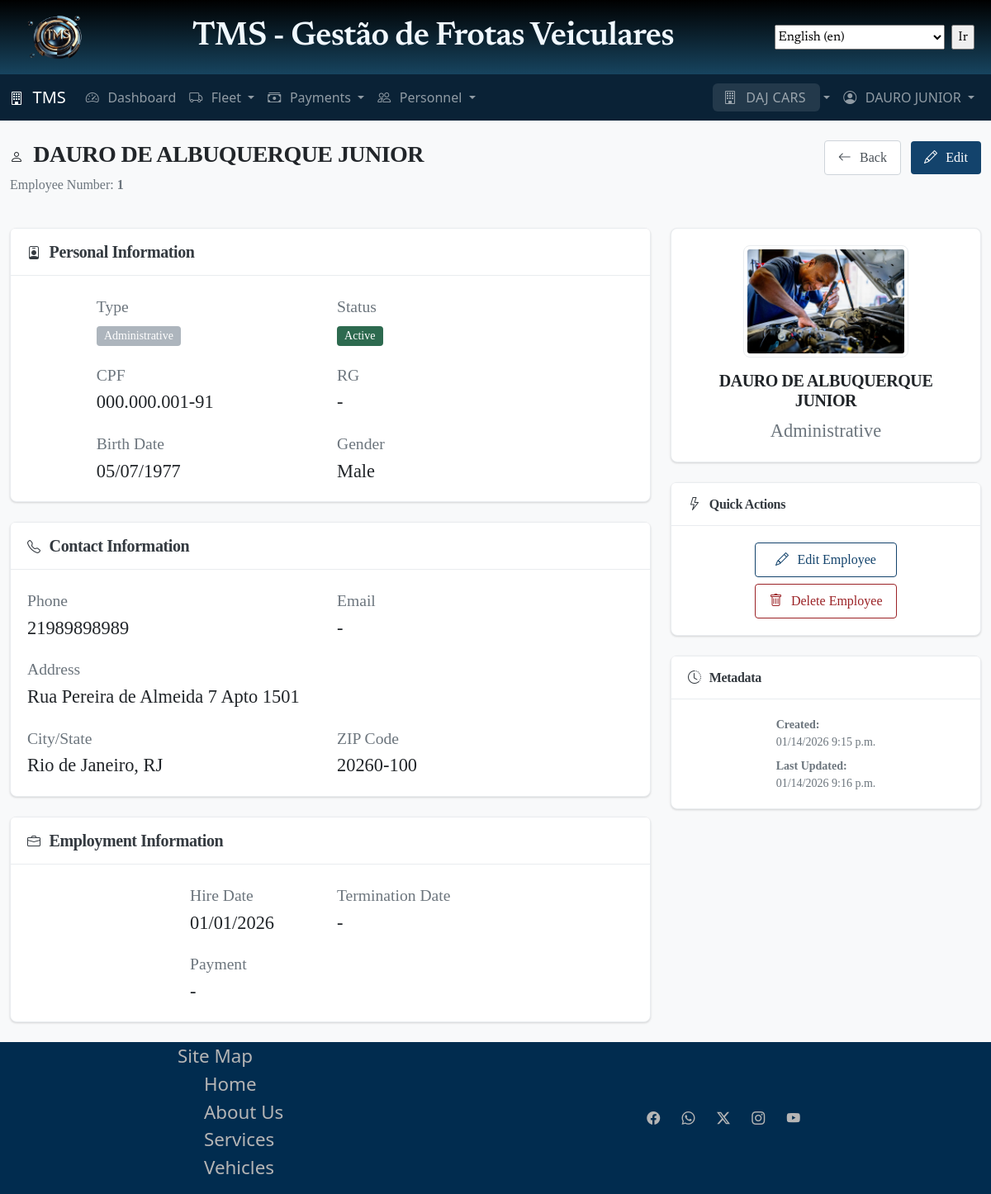
The page /personnel/employees/52d6a453-d47b-4cdf-8625-ae4e27cad888/ (signed in) on the database as committed earlier.
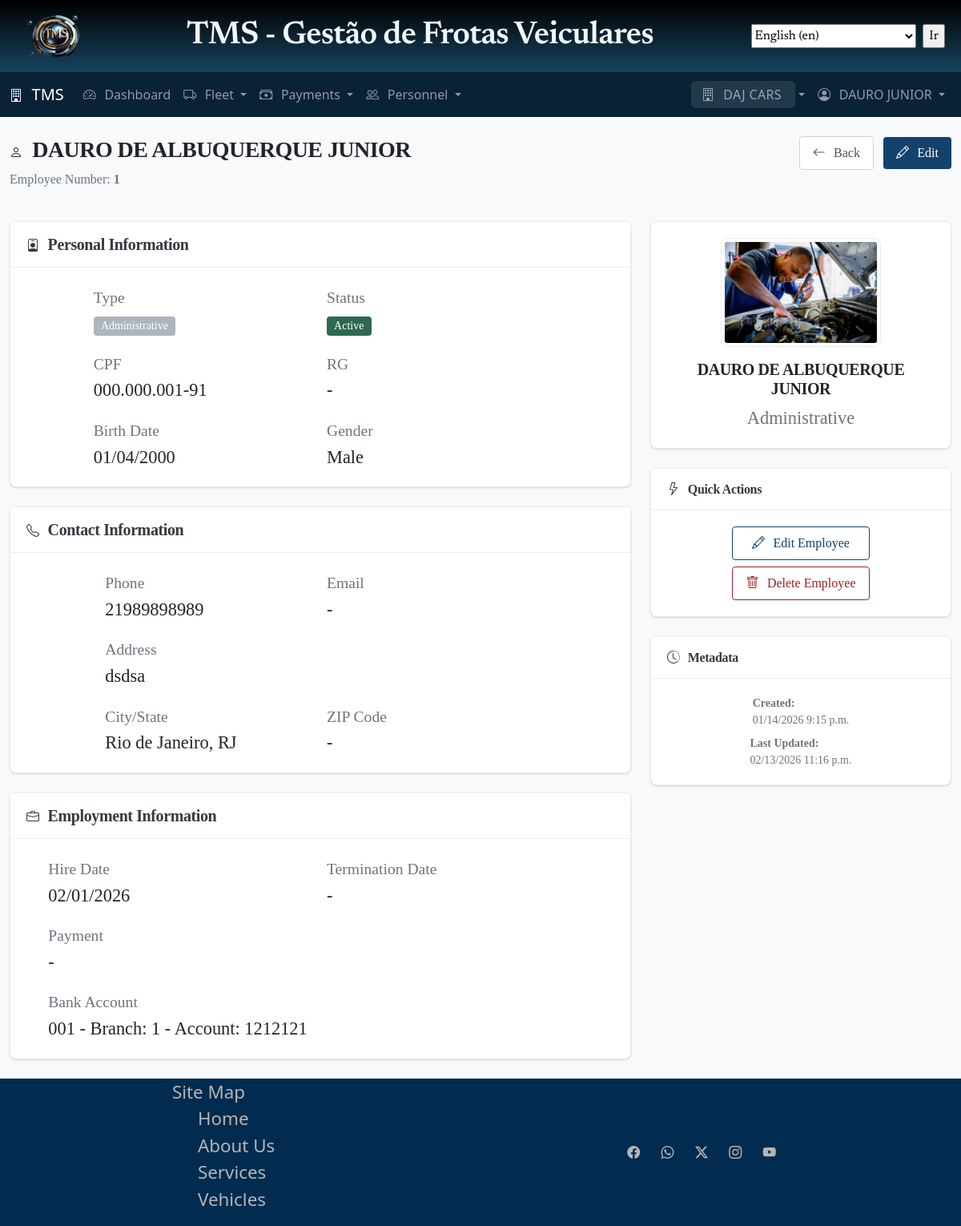
The same page on the database as committed later.
### personnel/models.py (models this page shows, shortened)
class Employee(TenantAwareModel):
    EMPLOYEE_TYPE_CHOICES = [
        ("driver", _("Driver")),
        ("security", _("Security Guard")),
        ("mechanic", _("Mechanic")),
        ("admin", _("Administrative")),
        ("helper", _("Helper")),
        ("other", _("Other")),
    ]
    STATUS_CHOICES = [
        ("active", _("Active")),
        ("on_leave", _("On Leave")),
        ("vacation", _("Vacation")),
        ("suspended", _("Suspended")),
        ("terminated", _("Terminated")),
    ]
    employee_type = models.CharField(
        max_length=20, choices=EMPLOYEE_TYPE_CHOICES, help_text=_("Type of employee")
    )
    full_name = models.CharField(max_length=200)
    cpf = models.CharField(
        max_length=14,
        unique=True,
        validators=[
            RegexValidator(
                r"^\d{3}\.\d{3}\.\d{3}-\d{2}$", "Enter a valid CPF (000.000.000-00)"
            )
        ],
        help_text=_("CPF number"),
    )
    rg = models.CharField(max_length=20, blank=True, help_text=_("RG (Identity card)"))
    birth_date = models.DateField(verbose_name=_('Date of Birth'))
    gender = models.CharField(
        max_length=10,
        choices=[
            ("male", _("Male")),
            ("female", _("Female")),
            ("other", _("Other")),
        ],
        blank=True,
    )
    phone = models.CharField(max_length=20)
    email = models.EmailField(blank=True)
    address = models.TextField()
    city = models.CharField(max_length=100, blank=True)
    state = models.CharField(max_length=2, blank=True)
    zip_code = models.CharField(max_length=10, blank=True)
    employee_number = models.CharField(
        max_length=20, unique=True, help_text=_("Internal employee ID/number")
    )
    hire_date = models.DateField()
    termination_date = models.DateField(blank=True, null=True)
    status = models.CharField(max_length=20, choices=STATUS_CHOICES, default="active")
    salary = models.DecimalField(
        max_digits=10,
        decimal_places=2,
        blank=True,
        null=True,
        help_text=_("Monthly salary"),
    )
    payment_cycle = models.CharField(
        max_length=20,
        choices=[
            ("monthly", _("Monthly")),
            ("hourly", _("Hourly")),
            ("daily", _("Daily")),
            ("commission", _("Commission")),
        ],
        default="monthly",
        blank=True,
        null=True,
    )
    payment_method = models.CharField(
        max_length=20,
        choices=[
            ("bank_transfer", _("Bank Transfer")),
            ('cash', _('Cash')),
            ('check', _('Check')),
            ('other', _('Other'))
        ],
        default="bank_transfer",
        verbose_name=_("Payment Method"),
        blank=True,
        null=True,
    )
    bank_name = models.CharField(max_length=100, blank=True)
    bank_branch = models.CharField(max_length=10, blank=True)
    bank_account = models.CharField(max_length=20, blank=True)
    emergency_contact_name = models.CharField(max_length=200, blank=True)
    emergency_contact_relationship = models.CharField(max_length=50, blank=True)
    emergency_contact_phone = models.CharField(max_length=20, blank=True)
    photo = models.ImageField(
        upload_to="personnel/photos/",
        blank=True,
        null=True,
        help_text=_("Employee photo"),
    )
    notes = models.TextField(blank=True)
    class Meta:
        ordering = ["full_name"]
        verbose_name = _("Employee")
        verbose_name_plural = _("Employees")
        indexes = [
            models.Index(fields=["tenant", "status"]),
            models.Index(fields=["tenant", "employee_type"]),
            models.Index(fields=["cpf"]),
            models.Index(fields=["employee_number"]),
            models.Index(fields=["full_name"]),  # Adicionado para ordering
        ]

### personnel/views.py (the view)
class EmployeeDetailView(TenantAwareDetailView):
    model = Employee
    template_name = "personnel/employee_detail.html"
    context_object_name = "employee"
    def get_context_data(self, **kwargs):
        context = super().get_context_data(**kwargs)
        employee = self.object
        context["documents"] = employee.documents.all()
        if employee.employee_type == "driver":
            context["driver_profile"] = getattr(employee, "driver_profile", None)
        elif employee.employee_type == "security":
            context["security_profile"] = getattr(employee, "security_profile", None)
        if employee.employee_type == "driver":
            context["vehicle_assignments"] = (
                employee.vehicle_assignments.select_related(
                    "vehicle", "vehicle__brand"
                ).order_by("-start_date")[:5]
            )
        return context

### accounts/models.py (called while the page is built)
    def get_tenants(self):
        return Tenant.objects.filter(
            members__user=self,
            members__is_active=True,
            is_active=True
        ).distinct()

    def has_tenant_permission(self, tenant, permission=None):
        if self.is_superuser:
            return True
        try:
            membership = self.tenant_memberships.get(tenant=tenant, is_active=True)
            if permission:
                return permission in membership.get_permissions()
            return True
        except TenantUser.DoesNotExist:
            return False

### core/mixins.py (called while the page is built)
    def dispatch(self, request, *args, **kwargs):
        if not hasattr(request, "tenant") or not request.tenant:
            messages.warning(request, self.tenant_required_message)
            return redirect("tenants:select")
        return super().dispatch(request, *args, **kwargs)

    def get_queryset(self):
        queryset = super().get_queryset()
        if hasattr(self.request, "tenant") and self.request.tenant:
            if hasattr(queryset.model, "tenant"):
                queryset = queryset.filter(tenant=self.request.tenant)
        return queryset

### templates/personnel/employee_detail.html (shortened to what the changed rows need)
{% extends 'base.html' %}
{% load static i18n l10n %}
{% block content %}
<div class="container mt-4">
  <div class="row mb-4">
    <div class="col-md-8">
      <h2>
        <i class="bi bi-person"></i> {{ employee.full_name }}
      </h2>
      <p class="text-muted">
        {% translate "Employee Number" %}: <strong>{{ employee.employee_number }}</strong>
      </p>
    </div>
  </div>
  <div class="row">
    <div class="col-lg-8">
      <div class="card shadow-sm mb-4">
        <div class="card-body">
          <div class="row g-3">
            <div class="col-md-6">
              <p class="mb-0">
                {% if employee.employee_type == 'driver' %}
                <span class="badge bg-info">
                  <i class="bi bi-person-badge"></i> {% translate "Driver" %}
                </span>
                {% elif employee.employee_type == 'security' %}
                <span class="badge bg-warning">
                  <i class="bi bi-shield-check"></i> {% translate "Security" %}
                </span>
                {% else %}
                <span class="badge bg-secondary">{{ employee.get_employee_type_display }}</span>
                {% endif %}
              </p>
            </div>
            <div class="col-md-6">
              <p class="mb-0">
                {% if employee.status == 'active' %}
                <span class="badge bg-success">{{ employee.get_status_display }}</span>
                {% elif employee.status == 'on_leave' %}
                <span class="badge bg-warning">{{ employee.get_status_display }}</span>
                {% elif employee.status == 'terminated' %}
                <span class="badge bg-danger">{{ employee.get_status_display }}</span>
                {% else %}
                <span class="badge bg-secondary">{{ employee.get_status_display }}</span>
                {% endif %}
              </p>
            </div>
            <div class="col-md-6">
              <label class="text-muted small">{% translate "CPF" %}</label>
              <p class="mb-0">{{ employee.cpf }}</p>
            </div>
            <div class="col-md-6">
              <label class="text-muted small">{% translate "RG" %}</label>
              <p class="mb-0">{{ employee.rg|default:"-" }}</p>
            </div>
            <div class="col-md-6">
              <label class="text-muted small">{% translate "Birth Date" %}</label>
              <p class="mb-0">{{ employee.birth_date|date:"SHORT_DATE_FORMAT"|default:"-" }}</p>
            </div>
            <div class="col-md-6">
              <label class="text-muted small">{% translate "Gender" %}</label>
              <p class="mb-0">{{ employee.get_gender_display|default:"-" }}</p>
            </div>
          </div>
        </div>
      </div>
      <div class="card shadow-sm mb-4">
        <div class="card-body">
          <div class="row g-3">
            <div class="col-md-6">
              <label class="text-muted small">{% translate "Phone" %}</label>
              <p class="mb-0">{{ employee.phone }}</p>
            </div>
            <div class="col-md-6">
              <label class="text-muted small">{% translate "Email" %}</label>
              <p class="mb-0">{{ employee.email|default:"-" }}</p>
            </div>
            <div class="col-md-12">
              <label class="text-muted small">{% translate "Address" %}</label>
              <p class="mb-0">{{ employee.address|default:"-" }}</p>
            </div>
            <div class="col-md-6">
              <label class="text-muted small">{% translate "City/State" %}</label>
              <p class="mb-0">{{ employee.city|default:"-" }}{% if employee.state %}, {{ employee.state }}{% endif %}
              </p>
            </div>
            <div class="col-md-6">
              <label class="text-muted small">{% translate "ZIP Code" %}</label>
              <p class="mb-0">{{ employee.zip_code|default:"-" }}</p>
            </div>
          </div>
        </div>
      </div>
      <div class="card shadow-sm mb-4">
        <div class="card-body">
          <div class="row g-3">
            <div class="col-md-6">
              <label class="text-muted small">{% translate "Hire Date" %}</label>
              <p class="mb-0">{{ employee.hire_date|date:"SHORT_DATE_FORMAT" }}</p>
            </div>
            <div class="col-md-6">
              <label class="text-muted small">{% translate "Termination Date" %}</label>
              <p class="mb-0">{{ employee.termination_date|date:"SHORT_DATE_FORMAT"|default:"-" }}</p>
            </div>
            {% if employee.bank_name %}
            <div class="col-md-12">
              <label class="text-muted small">{% translate "Bank Account" %}</label>
              <p class="mb-0">
                {{ employee.bank_name }} - {% translate "Branch" %}: {{ employee.bank_branch }} -
                {% translate "Account" %}: {{ employee.bank_account }}
              </p>
            </div>
            {% endif %}
          </div>
        </div>
      </div>
    </div>
    <div class="col-lg-4">
      <div class="card shadow-sm mb-4">
        <div class="card-body text-center">
          {% if employee.photo %}
          <img src="{{ employee.photo.url }}" alt="{{ employee.full_name }}" class="img-thumbnail mb-3"
            style="max-width: 200px;">
          {% else %}
          <div class="bg-light rounded d-flex align-items-center justify-content-center mb-3" style="height: 200px;">
            <i class="bi bi-person display-1 text-muted"></i>
          </div>
          {% endif %}
          <h5>{{ employee.full_name }}</h5>
          <p class="text-muted mb-0">{{ employee.get_employee_type_display }}</p>
        </div>
      </div>
      <div class="card shadow-sm mb-4">
        <div class="card-body">
          <small class="text-muted d-block mb-2">
            <strong>{% translate "Created" %}:</strong><br>
            {{ employee.created_at|date:"SHORT_DATETIME_FORMAT" }}
          </small>
          <small class="text-muted d-block">
            <strong>{% translate "Last Updated" %}:</strong><br>
            {{ employee.updated_at|date:"SHORT_DATETIME_FORMAT" }}
          </small>
        </div>
      </div>
    </div>
  </div>
</div>
{% endblock %}

Rows that differ between the two databases and show on the page:
changed Employee "DAURO DE ALBUQUERQUE JUNIOR": birth_date "05/07/1977" → "01/04/2000"; address "Rua Pereira de Almeida 7 Apto 1501" → "dsdsa"; zip_code "20260-100" → "-"; hire_date "01/01/2026" → "02/01/2026"; bank_name (not shown) → "001"; bank_branch (not shown) → "1"; bank_account (not shown) → "1212121"; updated_at "01/14/2026 9:16 p.m." → "02/13/2026 11:16 p.m."
Other text that changed with them:
text now shown: "Bank Account - Branch : - Account :"
